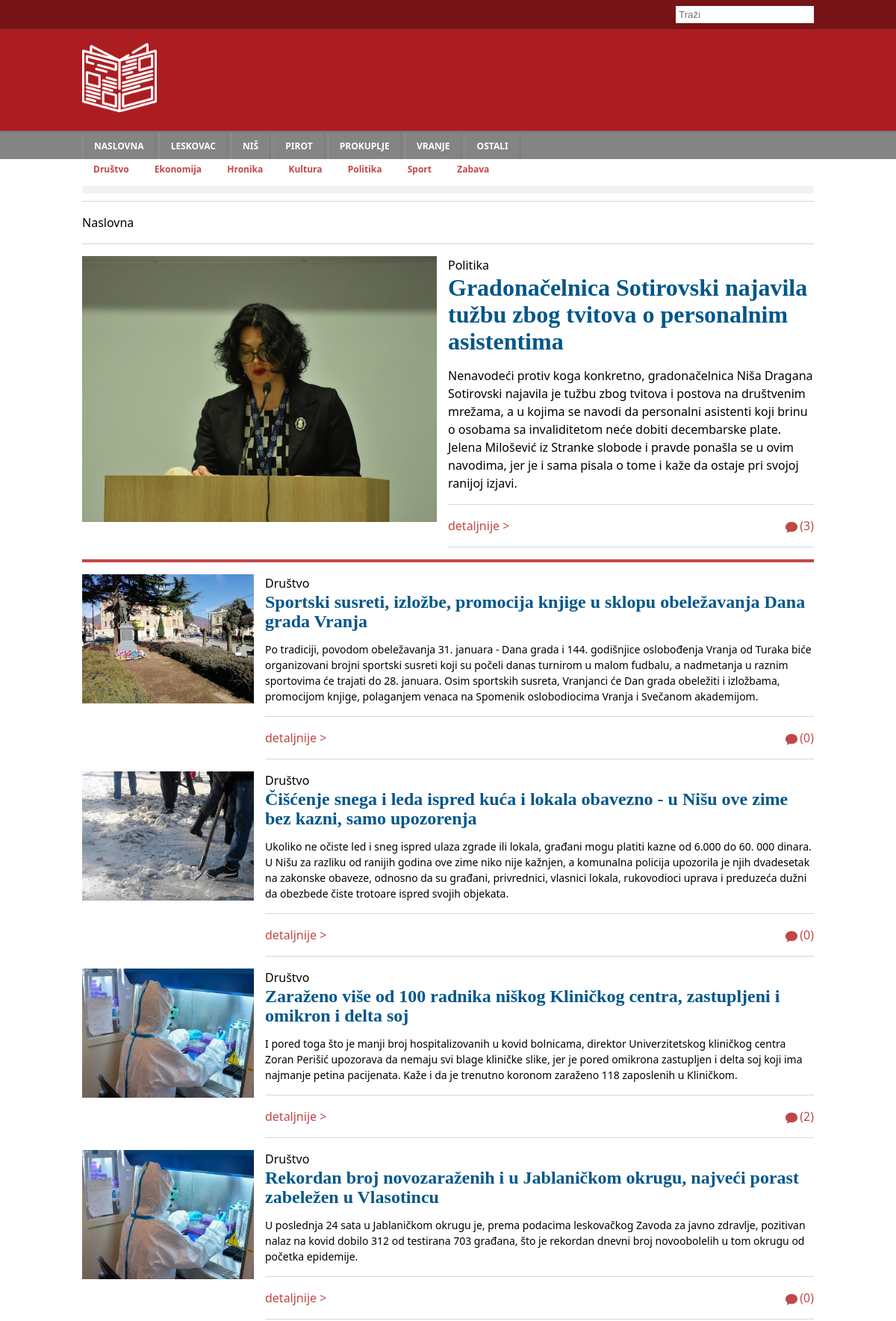
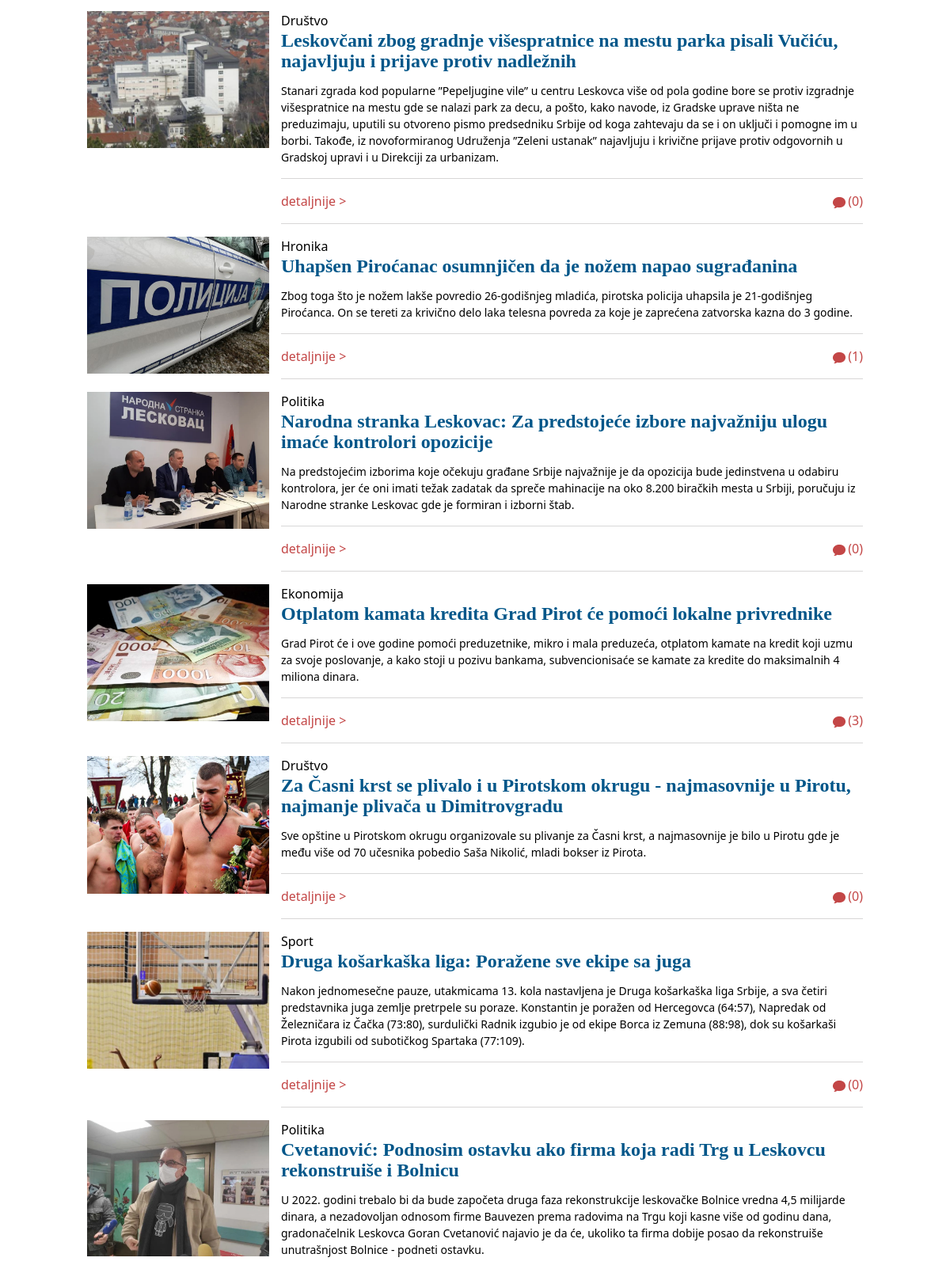
The app's page /pages/home/index.php (upper part) with its own data (2 pictures, top to bottom).
### tables this page shows
CREATE TABLE `town` (
  `id` int(11) NOT NULL,
  `name` varchar(50) DEFAULT NULL
);

CREATE TABLE `category` (
  `id` int(11) NOT NULL,
  `name` varchar(50) DEFAULT NULL
);

CREATE TABLE `article` (
  `id` int(11) NOT NULL,
  `title` varchar(250) DEFAULT NULL,
  `published_at` datetime DEFAULT NULL,
  `abstract` text DEFAULT NULL,
  `category_id` int(11) DEFAULT NULL,
  `town_id` int(11) DEFAULT NULL,
  `photo` varchar(250) DEFAULT NULL,
  `body` text DEFAULT NULL
);

### models/Town.php (called while the page is built, shortened)
<?php
class Town {
    private int $id;
    private string $name;
    function __construct(int $id, string $name)
    {
        $this->id = $id;
        $this->name = $name;
    }
    public function getId()
    {
        return $this->id;
    }
    public function getName()
    {
        return $this->name;
    }
    static function getTowns(Connection $conn) {
        $towns = [];
    foreach ($conn->getTowns() as $result) {
        array_push($towns, new Town($result['id'], $result['name']));
      }
      return $towns;
    }
}

### data/conn.php (called while the page is built, shortened)
<?php
class Connection {
  private $conn;
  function __construct() {
      $this->conn = new mysqli('localhost', 'root', '', 'news');
  }
  function getTowns() {
    $query = $this->conn->query('SELECT * FROM `town`
    ORDER BY `id`');
    return $query->fetch_all(MYSQLI_ASSOC);
  }
  function getCategories() {
    $query = $this->conn->query('SELECT * FROM `category`');
    return $query->fetch_all(MYSQLI_ASSOC);
  }
  function getUsers() {
    $query = $this->conn->query('SELECT * FROM `user`
    ORDER BY `id`');
    return $query->fetch_all(MYSQLI_ASSOC);
  }
  function getComments() {
    $query = $this->conn->query('SELECT * FROM `comment`
    ORDER BY `published_at` DESC');
    return $query->fetch_all(MYSQLI_ASSOC);
  }
  function prepareAll() {
    $query = $this->conn->query(
      'SELECT * FROM `article` ORDER BY `published_at` DESC'
    );
    return $query->fetch_all(MYSQLI_ASSOC);
  }
}
$conn = new Connection();

### data/requirements.php (called while the page is built, shortened)
<?php
    require "../../data/conn.php";
    require "../../models/Category.php";
    require "../../models/Town.php";
    require "../../models/User.php";
    require "../../models/Comment.php";
    require "../../models/Article.php";
    $towns = Town::getTowns($conn);
    $categories = Category::getCategories($conn);
    $users = User::getUsers($conn);
    $comments = Comment::getComments($conn, $users);

### models/Category.php (called while the page is built, shortened)
<?php
class Category {
    private int $id;
    private string $name;
    function __construct(int $id, string $name)
    {
        $this->id = $id;
        $this->name = $name;
    }
    public function getId()
    {
        return $this->id;
    }
    public function getName()
    {
        return $this->name;
    }
    static function getCategories(Connection $conn) {
        $categories = [];
    foreach ($conn->getCategories() as $result) {
        array_push($categories, new Category($result['id'], $result['name']));
      }
      return $categories;
    }
}

### partials/page_title.php (called while the page is built, shortened)
<?php
if(!isset($_GET['category']) &&
    !isset($_GET['town']) &&
    !isset($_GET['search'])
         ) {
    $page_title = "Naslovna";
} elseif(isset($_GET['search'])) {
    $page_title = "Pretraga";
}

### data/all_articles.php (called while the page is built, shortened)
<?php
if(isset($_GET['search'])) {
        $articles = Article::getArticles(
            $conn->prepareSearch(),
            $categories,
            $towns,
            $comments
        );
    } else {
        $articles = Article::getArticles(
            $conn->prepareAll(),
            $categories,
            $towns,
            $comments
        );
    }

### models/User.php (called while the page is built, shortened)
<?php
class User {
    private int $id;
    private string $username;
    function __construct(int $id, string $username, string $email, string $password)
    {
        $this->id = $id;
        $this->username = $username;
    }
    public function getId()
    {
        return $this->id;
    }
    public function getUsername()
    {
        return $this->username;
    }
    static function getUsers(Connection $conn) {
    $users = [];
    foreach ($conn->getUsers() as $result) {
        array_push($users, new User($result['id'],
                                    $result['username'],
                                    $result['email'],
                                    $result['password']));
                }
              return $users;
    }
}

### models/Comment.php (called while the page is built, shortened)
<?php
class Comment {
    private int $article_id;
    function __construct(int $id,
                         int $article_id,
                         int $user_id,
                         string $body,
                         string $published_at,
                         array $users)
    {
        $this->article_id = $article_id;
        $this->user_id = $user_id;
    }
    public function getArticle_id()
    {
        return $this->article_id;
    }
    static function getComments($conn, $users) {
        $comments = [];
foreach ($conn->getComments() as $result) {
    array_push($comments, new Comment($result['id'],
                                     $result['article_id'],
                                     $result['user_id'],
                                     $result['body'],
                                     $result['published_at'],
                                     $users)
                                    );
    }
    return $comments;
    }
}

### models/Article.php (called while the page is built, shortened)
<?php
class Article {
    function __construct(int $id,
                         int $category_id,
                         int $town_id,
                         string $title,
                         string $published_at,
                         string $photo,
                         string $abstract,
                         string $body,
                         array $categories,
                         array $towns,
                         array $comments)
    {
        $this->id = $id;
        $this->category_id = $category_id;
        $this->town_id = $town_id;
    }
    static function getArticles($prepared, $categories, $towns, $comments) {
        $articles = [];
        foreach ($prepared as $result) {
          array_push($articles, new Article($result['id'],
                                            $result['category_id'],
                                            $result['town_id'],
                                            $result['title'],
                                            $result['published_at'],
                                            $result['photo'],
                                            $result['abstract'],
                                            $result['body'],
                                            $categories,
                                            $towns,
                                            $comments)
                                          );
          } return $articles;
    }
}

### partials/current_article.php (the view)
<div class="<?= $article_class; ?>-img">
    <img src="../../<?= $current_article->getPhoto()?>">
</div>
<div class="<?= $article_class; ?>-body">
    <p>
        <?= isset($_GET['category']) ?
            $current_article->getTown() :
            $current_article->getCategory();
        ?>
    </p>
    <h1>
        <a class="title-color"
           href="../../pages/article/index.php?id=<?= $current_article->getId(); ?>">
            <?= $current_article->getTitle()?>
        </a>
    </h1>
    <p class="<?= $article_class; ?>-abstract">
        <?= $current_article->getAbstract()?>
    </p>
    <?php
        $breadcrumb = $current_article;
        require "../../partials/breadcrumbs.php";
    ?>
</div>

### partials/nav.php (shortened to what this page needs)
<!DOCTYPE html>
<html lang="en">
<head>
    <link rel="stylesheet" href="../../css/nav.css">
    <link rel="stylesheet" href="../../css/global.css">
    <link rel="stylesheet" href="../../css/footer.css">
    <link rel="stylesheet" href="../../css/single-article.css">
    <link rel="stylesheet" href="../../css/form.css">
    <link rel="stylesheet" href="../../css/responsive.css">
</head>
<body>
</html>
<header>
    <div class="head">
        <div class="search">
        <div class="main-container">
            <form action="../../pages/home/index.php" method="get">
                <input type="text" name="search" placeholder="Traži">
            </form>
        </div>
        </div>
        <div class="main-container">
            <img src="../../images/newspaper.png" alt="logo" class="logo">
        </div>
    </div>
    <nav>
        <div class="nav-primary">
            <div class="main-container">
                <ul class="nav-list">
                    <li class="nav-item">
                        <a href='../../pages/home/index.php' class='nav-link'>NASLOVNA</a>
                    </li>
                    <?php foreach ($towns as $town): ?>
                        <li class="nav-item">
                            <a href='../../pages/home/index.php?town=<?= $town->getId()?>'
                            class='nav-link'>
                            <?= $town->getName()?>
                        </a></li>
                    <?php endforeach ; ?>
                </ul>
            </div>
        </div>
        <div class="nav-secondary">
            <div class="main-container">
            <ul class="nav-list">
                <?php foreach ($categories as $category): ?>
                    <li class="nav-item">
                        <a href='../../pages/home/index.php?category=<?= $category->getId()?>'
                           class='nav-link'>
                        <?= $category->getName()?>
                    </a></li>
                <?php endforeach ; ?>
            </ul>
            </div>
        </div>
    </nav>
</header>

### pages/home/index.php (shortened to what this page needs)
<?php
require "../../data/requirements.php";
require "../../data/all_articles.php";
require "../../partials/page_title.php";
require "../../partials/nav.php";
?><div class="main-container">
    <div class="horizontal-banner"></div>
    <div class="breadcrumbs">
        <?php echo $page_title; ?>
    </div>
    <div class="main-article">
        <?php
            if(count($articles) !== 0) {
                $current_article = $articles[0];
                $article_class = "main-article";
                require "../../partials/current_article.php";
            }
        ?>
    </div>
    <div class="horizontal-banner-red"></div>
    <ul class="articles-list">
        <?php foreach($articles as $index => $article) : ?>
        <?php if($index !== 0) :?>
        <li class="articles-list-item">
        <?php
            $current_article = $article;
            $article_class = "articles-list";
            require "../../partials/current_article.php";
        ?>
        </li>
        <?php endif; ?>
        <?php endforeach; ?>
    </ul>
</div>
</body>

### partials/breadcrumbs.php
<div class="breadcrumbs">
    <a href="../../pages/article/index.php?id=<?= $breadcrumb->getId(); ?>" class="article-link">detaljnije ></a>
    <a href="../../pages/article/index.php?id=<?= $breadcrumb->getId(); ?>" class="comments-link">
        <img class="speech-bubble" src="../../images/speech-bubble.png">(<?= count($breadcrumb->getComments()) ?>)
    </a>
</div>

### css/nav.css (style rules this page uses)
* { margin: 0; padding: 0; box-sizing: border-box; }
body { font: 16px/1.5 'Noto sans',helvetica,sans-serif; }
a { text-decoration: none; }
header { background-color: #ac1d22; }
.search { background-color: #00000050; text-align: right; }
.search input { border: none; outline: none; padding: 4px; margin: 8px 0px; }
.head { color: white; }
.logo { height: 100px; margin: 15px 0; }
.main-container { max-width: 980px; margin-left: auto; margin-right: auto; }
.nav-primary { background-color: #848485; border-top: 2px solid #767679; }
.nav-primary a { border-left: 1px solid #919191; border-right: 1px solid #767679; border-top: 2px solid transparent; color: #fff; font-size: 12px; font-weight: bold; text-transform: uppercase; line-height: 34px; padding: 0px 15px; display: inline-block; }
.nav-secondary { background-color: white; }
.nav-secondary a { color: #c34646; font-weight: bold; font-size: 12px; padding: 0px 15px; display: inline-block; }
.nav-list { list-style: none; }
.nav-item { display: inline; }

### css/global.css (style rules this page uses)
.horizontal-banner { padding: 5px; margin: 12px 0 10px 0; background: #f2f2f2; }
.breadcrumbs { font-family: 'Noto Sans'; border-top: 1px solid #d8d7d7; border-bottom: 1px solid #d8d7d7; padding: 10px 0px; font-size: 16px; line-height: 36px; }
.speech-bubble { width: 16px; vertical-align: middle; margin-right: 3px; }
.main-article { display: flex; margin-top: 16px; }
.main-article-img { width: 50%; padding-right: 15px; }
.main-article-img img { width: 100%; }
.main-article-body { width: 50%; }
.main-article-abstract { margin-bottom: 16px; }
.main-article-body h1 { font-family: 'Roboto Slab'; font-size: 32px; line-height: 36px; margin-bottom: 16px; }
.title-color { color: #005689; }
.article-link { text-decoration: none; color: #c34646; font-size: 16px; line-height: 30px; }
.comments-link { text-decoration: none; color: #c34646; display: block; float: right; }
.horizontal-banner-red { padding: 2px; margin: 16px 0 14px 0; background: #c34646; }
.articles-list { margin-top: 16px; }
.articles-list-item { display: flex; margin-top: 16px; }
.articles-list-img { width: 25%; padding-right: 15px; }
.articles-list-img img { width: 100%; }
.articles-list-body { width: 75%; }
.articles-list-abstract { margin-bottom: 16px; font-size: 14px; }
.articles-list-body h1 { color: #005689; font-family: 'Roboto Slab'; font-size: 24px; line-height: 26px; margin-bottom: 14px; }

### records on screen
town: name "LESKOVAC"
town: name "NIŠ"
town: name "PIROT"
town: name "PROKUPLJE"
town: name "VRANJE"
town: name "OSTALI"
category: name "Društvo"
category: name "Ekonomija"
category: name "Hronika"
category: name "Kultura"
category: name "Politika"
category: name "Sport"
category: name "Zabava"
article: photo (picture), title "Gradonačelnica Sotirovski najavila tužbu zbog tvitova o personalnim asistentima", abstract "Nenavodeći protiv koga konkretno, gradonačelnica Niša Dragana Sotirovski najavila je tužbu zbog tvitova i postova na društvenim mrežama, a u kojima se navodi da personalni asistenti koji brinu o osobama sa invaliditetom neće dobiti decembarske plate. Jelena Milošević iz Stranke slobode i pravde ponašla se u ovim navodima, jer je i sama pisala o tome i kaže da ostaje pri svojoj ranijoj izjavi."
article: photo (picture), category.name "Društvo", title "Sportski susreti, izložbe, promocija knjige u sklopu obeležavanja Dana grada Vranja", abstract "Po tradiciji, povodom obeležavanja 31. januara - Dana grada i 144. godišnjice oslobođenja Vranja od Turaka biće organizovani brojni sportski susreti koji su počeli danas turnirom u malom fudbalu, a nadmetanja u raznim sportovima će trajati do 28. januara. Osim sportskih susreta, Vranjanci će Dan grada obeležiti i izložbama, promocijom knjige, polaganjem venaca na Spomenik oslobodiocima Vranja i Svečanom akademijom.", count($breadcrumb->getComments()) "0"
article: photo (picture), category.name "Društvo", title "Čišćenje snega i leda ispred kuća i lokala obavezno - u Nišu ove zime bez kazni, samo upozorenja", abstract "Ukoliko ne očiste led i sneg ispred ulaza zgrade ili lokala, građani mogu platiti kazne od 6.000 do 60. 000 dinara. U Nišu za razliku od ranijih godina ove zime niko nije kažnjen, a komunalna policija upozorila je njih dvadesetak na zakonske obaveze, odnosno da su građani, privrednici, vlasnici lokala, rukovodioci uprava i preduzeća dužni da obezbede čiste trotoare ispred svojih objekata.", count($breadcrumb->getComments()) "0"
article: photo (picture), category.name "Društvo", title "Zaraženo više od 100 radnika niškog Kliničkog centra, zastupljeni i omikron i delta soj", abstract "I pored toga što je manji broj hospitalizovanih u kovid bolnicama, direktor Univerzitetskog kliničkog centra Zoran Perišić upozorava da nemaju svi blage kliničke slike, jer je pored omikrona zastupljen i delta soj koji ima najmanje petina pacijenata. Kaže i da je trenutno koronom zaraženo 118 zaposlenih u Kliničkom.", count($breadcrumb->getComments()) "2"
article: photo (picture), category.name "Društvo", title "Rekordan broj novozaraženih i u Jablaničkom okrugu, najveći porast zabeležen u Vlasotincu", abstract "U poslednja 24 sata u Jablaničkom okrugu je, prema podacima leskovačkog Zavoda za javno zdravlje, pozitivan nalaz na kovid dobilo 312 od testirana 703 građana, što je rekordan dnevni broj novoobolelih u tom okrugu od početka epidemije.", count($breadcrumb->getComments()) "0"
article: photo (picture), category.name "Društvo", title "Leskovčani zbog gradnje višespratnice na mestu parka pisali Vučiću, najavljuju i prijave protiv nadležnih", abstract "Stanari zgrada kod popularne ”Pepeljugine vile” u centru Leskovca više od pola godine bore se protiv izgradnje višespratnice na mestu gde se nalazi park za decu, a pošto, kako navode, iz Gradske uprave ništa ne preduzimaju, uputili su otvoreno pismo predsedniku Srbije od koga zahtevaju da se i on uključi i pomogne im u borbi. Takođe, iz novoformiranog Udruženja ”Zeleni ustanak” najavljuju i krivične prijave protiv odgovornih u Gradskoj upravi i u Direkciji za urbanizam.", count($breadcrumb->getComments()) "0"
article: photo (picture), category.name "Hronika", title "Uhapšen Piroćanac osumnjičen da je nožem napao sugrađanina", abstract "Zbog toga što je nožem lakše povredio 26-godišnjeg mladića, pirotska policija uhapsila je 21-godišnjeg Piroćanca. On se tereti za krivično delo laka telesna povreda za koje je zaprećena zatvorska kazna do 3 godine.", count($breadcrumb->getComments()) "1"
article: photo (picture), category.name "Politika", title "Narodna stranka Leskovac: Za predstojeće izbore najvažniju ulogu imaće kontrolori opozicije", abstract "Na predstojećim izborima koje očekuju građane Srbije najvažnije je da opozicija bude jedinstvena u odabiru kontrolora, jer će oni imati težak zadatak da spreče mahinacije na oko 8.200 biračkih mesta u Srbiji, poručuju iz Narodne stranke Leskovac gde je formiran i izborni štab.", count($breadcrumb->getComments()) "0"
article: photo (picture), category.name "Ekonomija", title "Otplatom kamata kredita Grad Pirot će pomoći lokalne privrednike", abstract "Grad Pirot će i ove godine pomoći preduzetnike, mikro i mala preduzeća, otplatom kamate na kredit koji uzmu za svoje poslovanje, a kako stoji u pozivu bankama, subvencionisaće se kamate za kredite do maksimalnih 4 miliona dinara.", count($breadcrumb->getComments()) "3"
article: photo (picture), category.name "Društvo", title "Za Časni krst se plivalo i u Pirotskom okrugu - najmasovnije u Pirotu, najmanje plivača u Dimitrovgradu", abstract "Sve opštine u Pirotskom okrugu organizovale su plivanje za Časni krst, a najmasovnije je bilo u Pirotu gde je među više od 70 učesnika pobedio Saša Nikolić, mladi bokser iz Pirota.", count($breadcrumb->getComments()) "0"
article: photo (picture), category.name "Sport", title "Druga košarkaška liga: Poražene sve ekipe sa juga", abstract "Nakon jednomesečne pauze, utakmicama 13. kola nastavljena je Druga košarkaška liga Srbije, a sva četiri predstavnika juga zemlje pretrpele su poraze. Konstantin je poražen od Hercegovca (64:57), Napredak od Železničara iz Čačka (73:80), surdulički Radnik izgubio je od ekipe Borca iz Zemuna (88:98), dok su košarkaši Pirota izgubili od subotičkog Spartaka (77:109).", count($breadcrumb->getComments()) "0"
article: photo (picture), category.name "Politika", title "Cvetanović: Podnosim ostavku ako firma koja radi Trg u Leskovcu rekonstruiše i Bolnicu", abstract "U 2022. godini trebalo bi da bude započeta druga faza rekonstrukcije leskovačke Bolnice vredna 4,5 milijarde dinara, a nezadovoljan odnosom firme Bauvezen prema radovima na Trgu koji kasne više od godinu dana, gradonačelnik Leskovca Goran Cvetanović najavio je da će, ukoliko ta firma dobije posao da rekonstruiše unutrašnjost Bolnice - podneti ostavku."

### other values on screen
$page_title "Naslovna"
count($breadcrumb->getComments()) "3"
